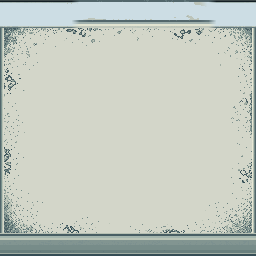
#> input picture docs/art/experiments/room1_wall_detail_full_r24/source/guide_portal.png, 256 x 256 px
$ python prepare_portal_opening.py
#> lines starting #> are read from the running program, lines starting #| are printed output that depends on the picture; after the words box and inside, x2 and y2 are one past the last pixel; in counts of white or black regions, pixels touching at a corner belong together; pictures that were not available may be replaced by others from this repository, and a replacement may not be noted
"""Measured construction guide for all visible portal wall, without leftover sparse strips."""
from pathlib import Path
import json
import numpy as np
from PIL import Image,ImageDraw
HERE=Path(__file__).resolve().parent;ROOT=HERE.parents[4]
OLD=ROOT/'docs/art/experiments/room1_wall_pixellab_r11/source'
guide=Image.open(HERE/'guide_portal.png').convert('RGBA')
#> guide is the input picture: PIL image 256x256 RGBA; mean R, G, B, A 195.3, 202.1, 192.3, 255
mask=Image.open(OLD/'mask_portal.png').convert('L')
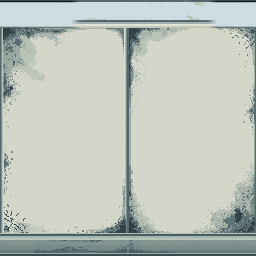
#> input picture docs/art/experiments/room1_wall_detail_full_r24/source/guide_c.png, 256 x 256 px, given in place of mask_portal.png, which was not available
# Existing world opening: center x10.5, width1.4, height2.4; 80px/m.
# Whole rear UV x=(world_x-.2)*80; y=(3.4-world_y)*80.
# Crop origin688,16 -> opening local x80..192, y64..256.
hole=(80,64,191,255)
ImageDraw.Draw(mask).rectangle(hole,fill=0)
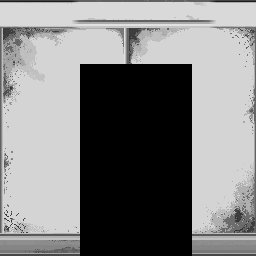
#> mask: PIL image 256x256 L; min 0, max 225, mean 130
ImageDraw.Draw(guide).rectangle(hole,fill=(37,51,58,255))
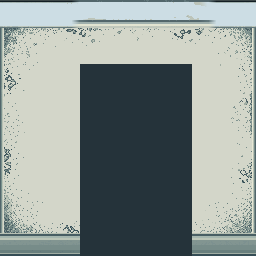
#> guide: PIL image 256x256 RGBA; mean R, G, B, A 141.8, 151.5, 147.9, 255
lamp=np.asarray(Image.open(ROOT/'docs/art/experiments/room1_wall_lamp_r13/source/rear_lamp_layer.png').convert('RGBA').crop((688,16,944,272)))[:,:,3]>0
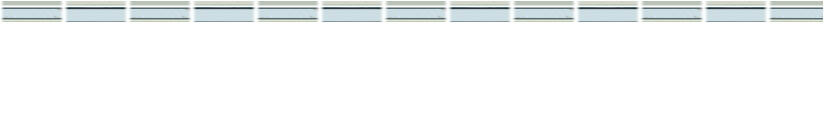
#> input picture docs/art/experiments/room1_wall_lamp_r13/source/rear_lamp_layer.png, 1648 x 272 px (shown at 1/2 size)
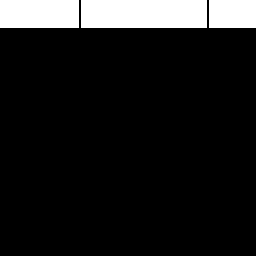
#> lamp: shape (256, 256) bool; 10.8% white; 3 white regions, box (x1, y1, x2, y2) and area: (81, 0, 207, 28) 3528, (0, 0, 79, 28) 2212, (209, 0, 256, 28) 1316
a=np.array(mask);a[lamp]=0;a[:,:2]=0;a[:,-2:]=0;mask=Image.fromarray(a)
#> after `a[:, -2:] = 0`:
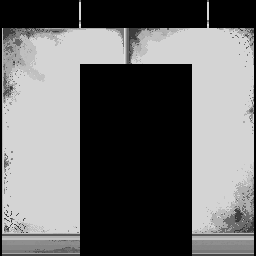
#> a: shape (256, 256); min 0, max 225, mean 107.1
guide.save(HERE/'guide_portal_opening.png');mask.save(HERE/'mask_portal_opening.png')
prompt='''Flat architectural WALL ALBEDO material around the exact EXISTING opening in this original project guide. The dark cutout is measured missing wall and is protected, not a new object. Keep the exact opening, outer seams, existing lamp and lower guard. Rework ALL editable visible wall material, including the narrow wall shoulders between the outer bay seam and the opening. Match the approved fine pixel-art completeness: compact joined old seal-contact residue, smaller broken clusters, fine 1-3 native pixel fringe transitions along actual upper contacts, outer seams, opening shoulders and lower wall contact. Same restrained moderate age and cool-gray/ivory palette as the existing input, intact broad faces, not more damage. No giant patches, flakes, peeled sheets, stone-like spots, branching cracks or scabs. Keep every contact finished but naturally irregular, with short gaps and gently thinning fine edges. Do not leave plain blank strips beside the opening. Do NOT invent a frame, inner rectangle, rim, bevel, new panel, door leaf, hardware, glass, lettering, glowing edge or construction outside the existing guide. The opening already exists; do not redesign it. No fake 3D shading, lighting, vignette, gradients, perspective, uniform pepper spray, yellow, brown, rust or moss. Crisp native256 pixel material, no scale change. BLACK mask is exact preserved construction/cutout; WHITE is the full material replacement area.'''
assert len(prompt)<=2000;(HERE/'prompt_portal_opening.txt').write_text(prompt,encoding='utf-8')
#> (the run stopped early here; a loop or call above may not have finished)
